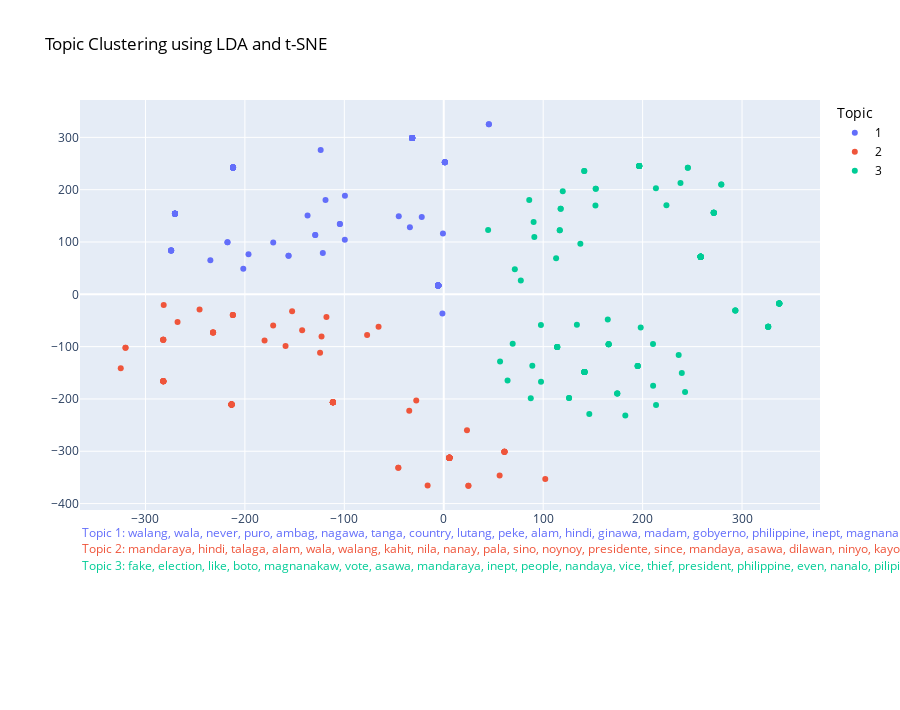

Source (notebook cell):
### Code cell
# Plot tweets as colored points
df_topics_cluster.sort_values(
    "Cluster", key=lambda x: pd.to_numeric(x, errors="coerce"), inplace=True
)

fig = px.scatter(
    df_topics_cluster,
    x="X",
    y="Y",
    color="Cluster",
    title="Topic Clustering using LDA and t-SNE",
    hover_name="Tweet",
    hover_data={
        "X": False,
        "Y": False,
        "Cluster": False,
        "Tweet": False,
        "Breakdown": True,
    },
)

for i, keyword in enumerate(df_topics["Keywords"]):
    fig.add_annotation(
        x=0,
        y=-0.2 * (i / 5) - 0.08,
        text="Topic %d: %s" % (i + 1, keyword.replace(" ", ", ")),
        showarrow=False,
        xref="paper",
        yref="paper",
        align="left",
        font=dict(color=fig.data[i].marker["color"]),
    )

fig.update_layout(
    height=710,
    xaxis_title="",
    yaxis_title="",
    margin=dict(b=200),
    paper_bgcolor="white",
    title=dict(font=dict(color="black")),
    legend=dict(title="Topic", font=dict(color="black")),
)
fig.show()

### Figure 1 — Plotly figure (JSON) as saved in the notebook; plotly's stock layout.template omitted (floating-point values rounded to 4 significant figures; data arrays with more than 128 entries replaced by an {"elided": "..."} marker saying what was removed)
{"data": [{"customdata": {"elided": "116x3 str values"}, "hovertemplate": "<b>%{hovertext}</b><br><br>Breakdown=%{customdata[2]}<extra></extra>", "hovertext": ["really concern country philippines", "", "fy pcs machine garbage politician puppet<br>panot aquino oligarchs", "atty kumusta impeachment case", "wakas makakasohan pekeng vp garbage<br>politician", "smartmatic bad reputation countries<br>infact banned us countries ayan meron<br>tayong u c", "", "fake vp cheater betrayed country<br>political ambition youll never become<br>president", "hindi kelangan sambayanang pilipino kang<br>mandaraya eleksyon peke magresign", "walang ambag maritime industry years vp<br>never siyang ginawa industriya tama man<br>sure akong utak tama", "tanga bobo mama niu mandaraya way back<br>election bulag bulagan katotohanan alam<br>niu ung totoo", "wala kasing ibang topic alam walang alam<br>phil law economics local governance<br>sayang hype description ambag drug war<br>pandemic response wala subject harvard<br>best photo ops", "sanay ghurl taong nagtatrabaho walang<br>bitbit camera media taong epal ksp<br>nasanay lugaw mamimigay spaghetti<br>matching lights camera action<br>hahahaduken", "alam bang wala akong pake aquino sino<br>pang politiko pare parehas silang<br>politiko kurakot tulad duterte pasensiya<br>hindi katulad sumasamba politiko", "walang kwenta bobo anong sibasabi walang<br>bahid kurakot mama laki kinulimbat pera<br>nag hire private lawyer kuno baka<br>kunwari makakuha pera sino ngayon<br>kawatan pera bayan best", "father tanga oy ayaw namin st kiko kase<br>ayaw namin manloloko bobo tanga kurakot<br>walang kakayahan higit lahat terorista<br>ganto masaya today subo burat angat<br>buhay", "putang ina bukod napakabobo<br>napakasinungaling magnanakaw druglord<br>protector npa terorista suporter makita<br>kita personal sabunutan talaga kita<br>demonyo pagmuugali kase putang ina kang", "", "remembering chaos huh impurity called<br>cheating", "masasaktan totoo namang nandaya wala man<br>nagawa puro panira gobyerno prrd", "gagamitin eleksyon nalololoko ginamit<br>dayaan tas gagamitin uli", "itong bobang nagnakaw votes corrupt", "daya kapal muka pandaraya mananalo http", "newly selected vp rep philippines shame", "peke", "goodbye lugaw mandaraya elections", "sino mandaraya diba garapalan lantaran<br>pandaray tangang lutang", "mandaraya nahuli nandaya election<br>inilabas video walang nakakilala nun<br>kapal pagmumukha ninyo hipocrita corrupt", "", "p aasahan peke boto ninakaw kaban bayan", "totoong nanalo madam dapat wala syang<br>takot ipaulit pagbilang padin nanalo<br>abay kahiyahiya ayaw madam malalaman<br>tayong bago", "accused bbm pulling publicity stunts lol<br>used accusing others crimes committed", "madam well oiled pcos machine choice<br>napansin mukhang hindi alam meaning", "favoring", "hypocrite soliciting help st scho nuns<br>issue kang hudas iskaryote god knows<br>hudas cheating", "sinong ginagago atty makalintal beauty<br>automated election system ginamit hocus<br>pcos tanga makalinta isauli license gaya<br>kliyente", "", "", "manual recount karon vp basa ubang<br>ballots fishy kaayo nilabay naa ballot<br>boxes daun basa karon wala lugar nauga<br>laaams naah", "", "daya madam rt source ballots<br>municipality baao camarines sur<br>discovered", "kapal pagmumukha", "todo kng nakaw donations sabay pasok<br>sariling account pro suportado p", "", "", "", "pla tnutukoy pnapatamaan oraaayytt", "", "nagmamagaling hahahahah", "ulol kau hindi masagot tama tanong dun", "utak", "uy pambayad blogger panget troll", "kapag nakakakita pink nakikita hanggat<br>natatapos eleksiyon never wear pink", "", "degree tanga salita gawa paanu earn<br>degree lutang lutang katangahan<br>nakinabang yolanda funds magnanakaw", "", "nag uumpisa", "jesse extremely dangerous vp involvement<br>drugs smuggling jueteng murders", "jesse died carrying drug money lp<br>cleaned mess staged saint favoring<br>future use html", "dumb inendorso magnanakaw traidor pare<br>parehas dumb kase magnanakaw sinungaling<br>traidor druglord protector npa terorista<br>suporter", "intelligent much qualified congressman<br>good role model youth unlike kabit home<br>wreaker", "sabi fake vp kanyang video namatay asawa<br>hindi wala akong boyfriend wala akong<br>boyfriend", "uh oh proud dh marangal trabaho wala<br>akong inaapakang tao nagnanakaw<br>nakakatulong bansa nakakatulong anyway<br>back fake vp puro pakitang tao<br>magnanakaw boto kapal mukha", "bobita tapos pinklawans claim<br>napakatalino nila yuck malaking<br>yuucccckkk inept lutang palagi maawa<br>pinas", "inept doctors choose inept moronic", "inconsequential inept idiotic politician<br>philippines complains getting called<br>moronic ideas madame nakakapikon<br>kabobohan ninyo pinangangalandakan ninyo<br>msm", "say crazy inept leaders must mean fvp<br>hypocrite partymates", "pala nag tatago ibang bansa boyfriend<br>founder npa joma sison", "butch brother jessie drug lord wanted<br>pdea one narcos drugs watchlists fake vp<br>really drug lord protector", "obviously illicit love affair married<br>man congressman bolet want confirm deny", "nostradamus prediction president duterte<br>weprotectprrd matter", "tukoy bongbong marcos lugar naganap<br>pandaraya ro", "", "", "", "", "salot k lipunan", "", "", "bbm dati hindi siya jsojo bbm solid", "", "", "", "", "c okay sinayang incompetent inept good<br>riddance", "really meant never prez philippines<br>takes reality say god saved lie actually<br>philippines god saved inept incompetent<br>individual good riddance", "engot buhay nalang ngayon flops lutang<br>walang supporta oligarchs sinong<br>susupporta isang kagaya puro paninira<br>sariling bansa ambag pinag gagawa ngayon<br>pagkakalat us akala naka points pinoys", "ayan nasimulan aminin nalang kakampwets<br>inflation rereklamo walang ambag<br>solusyon walang nagawa magawa utak utak<br>saan meron walaaaa", "bwahaha hahahaha parallel universe<br>gobyerno never heard realidad kumbaga<br>walang epek peke wala ngang ambag trust<br>approval rating bagsak natural filipino<br>citizen k magbigay award hindi iilan", "meme totoo walang ambag bansa batin puro<br>bash nagagawa nyan presindenti natin<br>pres digs dapat pasasalamatan natin todo", "anong nagawa fake vp<br>hahahahahahahahabahaha walang ambag tpos<br>vp naghahanap gobyerno dba saan pala nag<br>ttrabahong tanga", "tangina puro reklamo wala namang<br>naiambag lipunan dilawan salot lipunan<br>isama lugaw walang ambag pres matanda<br>ginawa lahat atin ambag magreklamo", "dinaya dapat marcos naging vp hindi<br>lugaw walang ambag", "sinasabi namin dina nakakatulong<br>nangugulo ipamukha gobyerno marunong<br>dapat unahin kasuhan", "qualify boba second backer magnanakaw<br>kupetero druglord protektor silay<br>kakutsaba npa dahilan ayaw mamamayan", "belat konti nlang naloloko mas kapani<br>paniwala magnanakaw amo nyong aquino", "madam puro publicity nanaman mahina<br>network makatulong kunti tapos nanaman<br>media original pink marcos lol nasaan<br>pangulo lol madam alam namin gawain", "matino mahusay lies walang alam traidor<br>bayan limos ibinibigay pilipino dakot<br>bigas patis lugaw sasa gustong<br>magbarilan pilipino nasaan husay<br>katinuan", "nasaan pondo bat pinatayo bugok corrupt<br>choose lutang pareho kayong bobo inutil<br>teh walang nagaw puro epal photo ops<br>nagawa", "ubos confidential funds padre inubos<br>inutil madumb kampanya", "medalya kabobohan kalutangan yang lutang<br>pati naging bugok kna inutil walang<br>nagawa bayan mabuti vp sara duterte days<br>office dami nyang nagawa", "another reason love prrd next president<br>lot tapos vote walang ibang ginawa kundi<br>siraan prrd last years common sense<br>diyan pinklawans judicious vote bbm sara<br>way go", "trabaho sara gaya kunyariam trabaho<br>tapos todo picture siguro sanay lol", "sus miyo day magtrabaho dami satsat anu", "okay ganyan talaga kurakot adik kampi<br>npa walang nagawa bansa bobo", "talaga kurakot vp totoo kaban bayan<br>ginamit nyu", "walang sikretong nabubunyag ung binabato<br>paratang years nakakalipas lahat junked<br>turn returning favor", "sampal pagmumukha tanga", "magresearch tabogo upang maging matalino", "hahahahahshshshs", "", "", "mukang pinaghuhugutan miss tukad ginawa<br>ina natulog gising", "careful words girl might shoot mom<br>directly ass one year ago votes stolen", "ulol talaga mananalo kapag mandaraya<br>ulit tulad nong gising namin vp", "hindi mahina kominikasyon walang<br>experience governance kaalyado legal<br>fronts komunista gustong ipatanggal<br>gustong itigil laban droga maraming<br>nakapalibot dilaw palaging kontra<br>gobyerno"], "legendgroup": "1", "marker": {"color": "#636efa", "symbol": "circle"}, "mode": "markers", "name": "1", "orientation": "v", "showlegend": true, "type": "scatter", "x": [-217.5, -5.549, -270.3, -274.2, -270.3, -212.0, -5.549, -212.0, -270.3, 1.124, -212.0, -31.79, -31.79, -31.79, -31.79, -99.4, -31.79, -5.549, -270.3, -212.0, -270.3, -45.25, -270.3, -234.7, -104.5, -121.6, -118.9, -212.0, -5.549, -22.12, -31.79, -212.0, -212.0, -99.5, -123.8, -31.79, -5.549, -1.337, -31.79, -5.549, -212.0, -156.1, -270.3, -5.549, -5.549, -5.549, -217.5, -5.549, -171.5, -274.2, -104.5, -274.2, -212.0, -5.549, -31.79, -5.549, -129.2, -212.0, -31.79, -31.79, -31.79, -0.8168, -31.79, -31.79, -274.2, -31.79, -270.3, -270.3, -31.79, -212.0, -270.3, -270.3, -5.549, -5.549, -5.549, -5.549, -156.1, -5.549, -5.549, -137.0, -5.549, -5.549, -5.549, -5.549, -270.3, -31.79, 45.38, 1.124, 45.38, -31.79, -201.6, 1.124, -34.04, -212.0, 1.124, -212.0, 1.124, -31.79, 1.124, -212.0, -31.79, -31.79, -212.0, -274.2, -212.0, -270.3, -31.79, -196.4, -270.3, -129.2, -5.549, -5.549, -270.3, -212.0, -270.3, -31.79], "xaxis": "x", "y": [99.3, 16.72, 153.8, 83.84, 153.8, 242.6, 16.72, 242.6, 153.8, 252.2, 242.6, 298.6, 298.6, 298.6, 298.6, 188.5, 298.6, 16.72, 153.8, 242.6, 153.8, 149.1, 153.8, 64.92, 134.3, 79.05, 180.2, 242.6, 16.72, 147.9, 298.6, 242.6, 242.6, 104.3, 275.8, 298.6, 16.72, -36.44, 298.6, 16.72, 242.6, 73.9, 153.8, 16.72, 16.72, 16.72, 99.3, 16.72, 99.1, 83.84, 134.3, 83.84, 242.6, 16.72, 298.6, 16.72, 113.2, 242.6, 298.6, 298.6, 298.6, 116.2, 298.6, 298.6, 83.84, 298.6, 153.8, 153.8, 298.6, 242.6, 153.8, 153.8, 16.72, 16.72, 16.72, 16.72, 73.9, 16.72, 16.72, 150.4, 16.72, 16.72, 16.72, 16.72, 153.8, 298.6, 325.1, 252.2, 325.1, 298.6, 48.77, 252.2, 128.2, 242.6, 252.2, 242.6, 252.2, 298.6, 252.2, 242.6, 298.6, 298.6, 242.6, 83.84, 242.6, 153.8, 298.6, 76.75, 153.8, 113.2, 16.72, 16.72, 153.8, 242.6, 153.8, 298.6], "yaxis": "y"}, {"customdata": {"elided": "100x3 str values"}, "hovertemplate": "<b>%{hovertext}</b><br><br>Breakdown=%{customdata[2]}<extra></extra>", "hovertext": ["hwag kalimutan namatay asawa pinatay<br>kanyang bayaw territoryo droga masyadong<br>greedy asawa naging presidente lalakas<br>power bayaw matutuloy magiging capital<br>shabu pilipinas", "luto balota naka ready mandaya retweet<br>maging aware lahat", "habang tulog pilipinas gising mandaraya<br>rather president like prrd kahit tulog<br>gumagalaw kanyang departamento hindi<br>kailangang gising presidente<br>makapagserbisyo gobyerno service", "pwede bang recount since nakita kayong<br>andy magkasama isang motel hotel yon<br>elctn", "pet kumusta usad kaso laban dayaan<br>nangyari eleksyon", "kelan iimbestigahan", "tong walang bahid pagsisisi walang<br>kahihiyan mandaraya", "baka mandaya team dilawan mahirap gaya<br>mandaraya pinoy hindi uupo wala pinoy<br>nakarma dilawan", "kampo ulit mandaraya katulad kc kulelat<br>frontrunner bang kailangan mandaya", "inggit walang ambag moro chaka", "talagang hindi mandaraya nong ms hindi<br>ulitin ngayong darating election", "hindi lng sabit kayong lahat mandaraya", "sige takot siya", "oh talaga kayong kakarampot kakampinks<br>nakakaramdam administrasyon sanay niyong<br>basura photo ops alam gawin difficult<br>times wala talagang nagagawa eeew", "tanga kahit ihampas yang degree bobo<br>parin isang truck tulong ilang pamilya<br>mabibigyan nun tapos sasabihin pwede<br>tigilan kabobohan sanay photo ops kahit<br>sapat tulong boba", "tingin kumikilos pbbm naive palibhasa<br>sanay ke puro imbes mangutya dyan<br>pagdasal natin bansa natin", "taena talaga hayup boba kabaro pala taga<br>coa noon nahuhuthutan bigyan mataas<br>taenang magnanakaw", "hoy nadadagdagan kapalpakan sayo taena", "natransfer personal bank account<br>donations bagyong odette", "basura yang ht", "nakakahiya kang fake vp wonder katiting<br>wala akong makitang maganda pagkatao<br>nakakahiya photoshoot alam puro ngawa<br>wala gawa", "hahahah maka tawa manko oy ambag sis<br>sige man siya mama walang gawa", "wala namang kwenta bang ambag nyan puro<br>contradictions ginagawa tas walang<br>kwentang comments situation", "e mandaraya election ultimo tuldok<br>binilang counted fake nanay sino justice<br>leonen apointed noynoy sino justice<br>caguioa apointed noynoy ayaw magnanakaw<br>gusto mandaraya", "huwag ibase respeto credentials tao<br>kahit sandamakmak award natanggap<br>sinungaling sinisiraan sariling bansa<br>pagkatalo election tandaan mananatili<br>kang talunan walang ambag lipunan", "nasa posisyon habang pandemya nagawan<br>paraan hindi sapat natatanggap<br>frontliners", "survive covid magaling gobyerno ngayon<br>pangulo baka palpak yolanda nagawan<br>paraan ooops", "matagal pala problema sabi hindi<br>tumulong nuong vp years", "talaga tamad talaga huy mas kilala bbm c<br>bbm hindi pinabayaan proyekto katulad<br>nagiging vp siya diba haba bakasyon<br>amerika pinabayaan proyekto", "tamad bbm batugan protect pbbm", "mas tamad c photo opps alam fyi kawatan", "hay tatamad tamad pala president", "psst yang script ipasa troll farm tugma<br>nginangawa nginangawa nila ulopong bobo<br>script hindi maayos ayos problema<br>barangay lahi", "sinungaling kapatid magnanakaw", "nakarma kakampinks", "half million iyaaaaaaaaaaaakkkkk", "kikilabutan talaga jan kasqma kaluliwang<br>boboto botahan", "hindi corrupt kailan naging daang<br>matuwid nick name babaeng hindi siya<br>corrupt kinailangan niyang mangampanya<br>loob botohan gamitin balota", "bobo spokesperson mana nanay lutang yong<br>brain nasa pwet inidoro", "wawa oh napakadesente nanay lugaw", "pala ung voters thief nakaboto via<br>glitch", "ilan patunay dayaang nangyari kada boto<br>mahalaga", "dilawan ung presidente vp dinwalang<br>nagawa tumambay hahhahha nanay pang<br>palengke", "agree kasali gobyernong binabatos<br>oopppsss pala talaga kasali gobyernong<br>hinalal taong bayan samrtautomatic nag<br>halal kanya", "oo pugar mahimbing masaya natulog panalo<br>bise sabay gising hrs puta nag iba peke<br>talaga", "saint kabit cya banal", "admits elago daughter w fling jover<br>daughter admits affair denies<br>presidential ambitions baraan bautista<br>hiding netherlands jim kaloi sonny<br>caught menage troie pldt", "pandaraya kampo eleksyon", "dear never forget hash code transmitting<br>clear violation law facebook php", "pinanigan supreme court year nalang<br>natitira election masisira integridad<br>malinaw dayaan election nila nadaya<br>digong landslide pagkapanalo alam noynoy<br>andy bautista yang ginawa nila", "succeeds comelec still doubtful hands<br>contract smartmatic still push plan b<br>deep dooh dooh", "vp bayan tulong", "infairness consistent lead bbm nahiya<br>kase comelec tssk", "throwback iboboto sinungaling nuna<br>nangyari daughter girl", "wala isyung malaki unused ballot<br>malaking isyu gamit balota ibig sabihin<br>nito isyu credibility pagiging bise<br>tangkang pandaraya oo sino maghusga", "mother talaga mahirap nasa ibang bansa<br>naloloko naghahasik lagim magawa pinas<br>buking eleksyon nagbigay fake info un", "think mama malinis everyone mandaraya<br>dont forget bbm voters lamang brownout<br>saka biglang lumamang", "pre shaded mandaraya talaga since<br>haaaysss", "ahwww inform mandaraya mama", "nakakahiya tong fake vp natin", "pandaraya gawain wag niyong ibahin<br>totoong mandaraya", "edwin dear incompetent strategically<br>inept qualities woman qualities person<br>magkaiba gma also woman competent<br>strategic", "hope realize inept", "eversince diba alam ramdam ayaw kanya<br>karamihan bobo boto tatak niyang kayang<br>iwasan", "ginamitan smartmatic sinira balotang<br>ebidensya pandaraya", "mandaraya never forget", "lol disgrasya pinas patunay mandaraya<br>sinungaling hahahaha", "abangan update zombie naka boto", "fuck ideas", "hindi umupo bbm siya walang humpay<br>tawaging", "mas mandaraya c", "laban kasinungalingan", "tama talagang maganda ala tiwal sayo tao<br>never namin pinagkatiwalaan", "agree noynoy appointed sereno cj<br>conching sandigan bayan bautista comelec<br>chairman manipulate everything including<br>cheating seat regain power absolve<br>corruption lawsuits looking ahead", "talaga", "anything duterte bec fil public embraced<br>warmly shown campaign trail instructed<br>smartmatic hocus pocus vp race", "alam drug lord pamilyang ask fled<br>country drug war hahahaha", "dds time make contributions country", "retweeted cranes kalokohan ipagpalagay<br>natin kampo nagprotesta tingin<br>idodownplay nila wet ballots lalo php", "april fools", "paano magawa trabaho ninanakaw pagka vp<br>tuloy", "resign", "worry hindi namin iboboto safe", "bwesit asawa npa taga supporta tulad<br>kiko habang ambush sundao puma palakpa<br>wala puso", "ndi kilala ndi kilala tao lumitaw n lng<br>namatay asawa ewan pinatay yatang sadya<br>plano naka todo ngiti burol asawa<br>pakanta kanta mging vp xa pangdaraya<br>nila andy sino kumpara", "therefore conclude pwedeng maging<br>presidente bise pinatay asawa", "oo manaig katotohanan nagpundo drug<br>cartel bayaw pinatay asawa jessie drug<br>generals kalaban manaig sabi manaig<br>katutuhan huwag utoutoin alam namin<br>katuthanan", "sino paco ojeda pinatay ninyo nadiskurbe<br>anomalya kapanahon asawa", "lol nasanay mapagpanggap dilawan busit<br>kala aatras bagyo papresscon bbm sanay<br>photo op queen kasagasagan bagyo<br>hometown nasa new york nagshoshopping<br>mahagilap uwi nagyoga", "bayot k lakas pumukol pmutak wlang<br>evidence nanay mandaraya plng gawain n", "oo mananalo mandaraya ulit kasabwst<br>smartmatic comelec tulad", "anong cheapan dirty tactics wg ipasa<br>samin maryosep hahahaha yang hail full<br>disgrace ninyo mandaraya since tanda<br>angat kpa", "complete opposite talaga incomparable<br>achievements pangulo kesa vp trust<br>ratings shown e vp yata trust rating<br>youtube channel cannot even draw<br>thousand views nasaan bomoto kanya nuong", "nman common sense pinagsasabi sure ung<br>mama walang bahid kasinungalingan<br>corruption ethical politics nia araw<br>araw k b nia nakakasama pra masigurado<br>kng nman pala masigurado ur shit", "well edited pics nagawa walang kakwenta<br>pababanguhin media alagad gagawan nila<br>istorya sabay mumurahin pangulo sino<br>bitter", "tahimik magpapakita feel niyang masiraan<br>pangulo", "punyeta lugaw lutang puppet boba<br>mandaraya noon ginamit panot aquino<br>drilon hindi maka upo bbm ngayon wala<br>kayong power kahit dayain ninyo bbm<br>hindi ninyo agaw ulit panalo", "talunan nanga nagiging bobo kapa kapa<br>kame masaya resulta mandaya baka mas<br>mataas million vote bbm mandaraya since", "comparison kapang nalalaman dapat<br>ipaglaban mandaraya dikit nmn laban<br>nagtimpla kape lumamang muslim remote<br>area hahah lams eto malaki agwat<br>landslide milyon kayang dayain hahha<br>gudluk ngo pang nalalaman npa kamo", "wala alam foreign policy alam presidente<br>author foreign policy"], "legendgroup": "2", "marker": {"color": "#EF553B", "symbol": "circle"}, "mode": "markers", "name": "2", "orientation": "v", "showlegend": true, "type": "scatter", "x": [-281.7, -111.5, -124.4, 5.648, -213.4, -232.0, -213.4, -16.2, -111.5, -282.0, -213.4, -282.0, -282.1, 5.648, 5.648, 5.648, -27.64, -282.0, -213.4, -212.1, 5.648, -111.5, -111.5, 5.648, 61.05, -111.5, -111.5, -213.4, 23.36, -282.0, -282.0, -159.1, 56.21, -245.6, -232.0, -282.1, -213.4, -45.68, -111.5, -324.9, -282.0, -213.4, -111.5, 5.648, -118.0, -282.1, 5.648, -267.7, -111.5, -152.5, 61.05, -212.1, -213.4, -213.4, 5.648, 5.648, 5.648, -282.0, -320.0, -282.1, -213.4, -45.68, -180.2, -34.71, -213.4, -65.55, -213.4, -213.4, -232.0, -213.4, -122.9, -212.1, -77.09, 5.648, -142.4, 61.05, -213.4, -320.0, 5.648, -232.0, -213.4, -171.6, -282.0, 5.648, 5.648, -213.4, 5.648, -111.5, 5.648, -111.5, -213.4, 5.648, 61.05, 5.648, 61.05, -213.4, 24.79, 24.79, 102.1, -111.5], "xaxis": "x", "y": [-20.41, -206.3, -111.8, -312.2, -210.4, -72.83, -210.4, -365.5, -206.3, -166.2, -210.4, -166.2, -86.98, -312.2, -312.2, -312.2, -203.1, -166.2, -210.4, -39.33, -312.2, -206.3, -206.3, -312.2, -301.0, -206.3, -206.3, -210.4, -259.9, -166.2, -166.2, -98.74, -346.4, -29.24, -72.83, -86.98, -210.4, -331.7, -206.3, -141.1, -166.2, -210.4, -206.3, -312.2, -43.21, -86.98, -312.2, -53.12, -206.3, -32.57, -301.0, -39.33, -210.4, -210.4, -312.2, -312.2, -312.2, -166.2, -102.0, -86.98, -210.4, -331.7, -88.27, -222.4, -210.4, -61.9, -210.4, -210.4, -72.83, -210.4, -80.58, -39.33, -77.99, -312.2, -68.52, -301.0, -210.4, -102.0, -312.2, -72.83, -210.4, -59.59, -166.2, -312.2, -312.2, -210.4, -312.2, -206.3, -312.2, -206.3, -210.4, -312.2, -301.0, -312.2, -301.0, -210.4, -365.9, -365.9, -353.0, -206.3], "yaxis": "y"}, {"customdata": {"elided": "121x3 str values"}, "hovertemplate": "<b>%{hovertext}</b><br><br>Breakdown=%{customdata[2]}<extra></extra>", "hovertext": ["sana maamin nio sarili nio nanalo c bbm<br>election mandaraya tlg hnde nio aaminin<br>nandaya aaminin nio marami bumoto<br>lumipat marcos", "remembered mandaraya fake vp people<br>spoken overwhelmingly almost double<br>votes congrats bbm", "vovo matagal walang galaw unilever<br>ngayon ganyan kalaki nakikita nila<br>potential administrasyong marcos panahon<br>pnoy wala tatak palpak dilaw magkano<br>ambag ekonomiya tae tae", "mandadaya dinaya election nanalo hindi<br>narin aq magtataka manalo ulit mandaraya<br>hahahahahahhaha mauulit lng panahon cory<br>nanalo", "true puppet lp win pcs machine<br>manipulated panot aquino", "sir please interview ph cheat maam", "tanong relatives naga nag dodroga tanong<br>pinatay kanyang asawa drug protector<br>wahahhah", "patay diyan lenie principles values lp<br>kakapitan pinoys mauulit n<br>kawalanghiyaan n pinaggawa boto", "confirmed dinaya bbm election", "magnanakaw", "kesa magnanakaw boto laki lamang ibig<br>sabihin nanakaw", "boto", "sana vp unang aatupagin sino nagpa<br>papatay asawa", "pormal inanunsyo vice president<br>inakusahan pandaraya eleksyon<br>kinakaharap kaso pet kaugnay eleksyon<br>dating asawa pinatay ala aksidente<br>eroplano jesse nagsabi", "oi haha sirang sira sakin simula namatay<br>asawa nyan lagi kong naririnig tatay<br>wala syang pinagka iba cory pinatay<br>asawa makilala haha lalo aquino<br>trililing iba pang kilalang tao", "admit tha bobang fvp nandaya magnanakaw<br>boto hirap talaga tangapin katituhanan", "magnanakaw benefitted yolanda fund last<br>equally magnanakaw magnanakaw boto<br>despite degrees tanga bet even answer<br>prof clarita first question", "yeah number one sinungaling magnanakaw<br>boto sure net approval low survey san<br>galing boto last election yolanda funds<br>oops nakinabang pagnanakaw magnanakaw<br>right", "hihintayin namin madaling araw bilangn<br>boto daming kaso malaya marcoses common<br>sense left room", "kamusta dilawan mayatanda katulad tatay<br>henerasyong ngayon walang alam hidni<br>nakikita pinapakita social media<br>sakanila aral aral libro ineng toy", "billion galing nakaw sabi marcos<br>magnanakaw mas masahol buwan", "boto", "sino magnanakaw gahaman pwesto pati boto<br>tao", "thank sharing news thank letting us know<br>confident win recount already tampered<br>everything hayup hayup", "nandaya smartmatic ngayon wet wet balota<br>haysss buti nakakatulog", "hands pointed cheated election", "ganda pic hubby think campaigning time<br>tanong madam kamusta kaso pagkamatay<br>asawa alledged mr bolet life", "ata nag diba bayaw nun drug lord naga", "evidently denying bcoz know impact<br>denial joma withdrew statement known<br>drug lord naga maybe investigate death<br>lol autopsy even made typical pinoy<br>teleserye outcome", "panu iboboto taong galit galit kagaya vp<br>vp galit pinatay unang asawa npa alam b<br>nila", "galit c vp r unang asawa npa pintay", "read news inquirer drug suspects<br>arrested yesterday caught naga city<br>duterte right naga hotbed shabu made<br>happened butch make philippines hotbed<br>twimg twimg", "itapon mandaraya election ninakaw boto", "lp mandaraya election imagine franklin<br>drillon votes joel villanueva kiko de<br>lima patunay malawakan pandaraya lp last<br>election walang gusto nanalo paano hindi<br>kilala pilipinas", "meron multo bumoto sobra talaga<br>pagkakasemento mukha aling", "nalulungkot nababahala nangangamba<br>napakalaking bilang naniniwala hindi<br>vice president aling", "signing kidding slitting throat chos", "big contrast indeed prrd working hardto<br>improve life vp photo op improve image<br>tainted cheatingin election", "even know federalism deserve true vp<br>plus cheater", "believed cheated pbbm elections<br>insinuated harvard lecture file election<br>protest pet like pbbm isip dinaya<br>nangdaya nun", "correct shud genuine vp office means<br>chouse", "people philippines speaks louis vuitton<br>fake", "let correct people vote picos worries<br>comes never first place", "hipocrita fake louis vuitton fake", "totoo talaga fake fake louis vuitton", "sinong maniniwalang bumoto mantakin<br>million lng lamang prrd kanya terms<br>numbers", "totoo unang asawa bago namatay nabasa<br>kumander npa kanyang unang nasirang<br>asawa", "unang fake vp kahit hindi apologists mas<br>pinili marcos mandaraya", "pelaez madumb fake vp mandaraya yikes", "sadly mas pinili supreme court<br>integridad election kesa katotohanan<br>nandaya election dyan lalabas<br>katotohanan nanalo noon daya matalo<br>makikilala mandaraya fake vp", "speaking mandaraya wayback throw<br>accusations towards bbm people narrow<br>minded voted one deserves throne", "ben kingsley hopelessly inept even aura<br>lacks luster", "truly intelligent suppose gather million<br>votes instead nation witnessed<br>incompetent low iq awful performance<br>sweet lips congee spaghetti solve issue<br>signs weakness inept public services", "supported candidacy thats daughters<br>fault knew start mother inept vp inept<br>political figure totally still decided<br>anyway vie presidency coud mistake", "even exist head president inept<br>hypocritical liar encourages cancel<br>culture spreads fake news knowingly<br>misinforms public disrespects church<br>among things dangerous dats por bidyo", "almost years vice president could enough<br>catapult front bid highest position land<br>nothing done right opposite everything<br>shows shallow inept incapable leader", "oh need know inept effective incumbent<br>know running party threatened extinct<br>teka eloquent talaga ngayon layo<br>impromptu interviews nagdududa talaga", "mandaraya hoy nong matanggap talo", "kaylan sarah kelan nasa serbisyo paka<br>selective memory kelangan mamatay asawa<br>bago gawin cory lol kumag mandaraya<br>tumakbo matalo nandaya mandurugas layo<br>lamang ngayon", "vp lamang galit ganti puso bbm kanino<br>lalaban bbm plataporma adbokasiya pra<br>ikakaunlad pilipinas namin nakakalimutan<br>dinaya elections ngayon hindi mangyayari", "boba mandaraya remember election", "katotohanan", "asking dumb expect answers came<br>obscurity unknown inexperienced beating<br>proven public servants like bbm know<br>anything governance says hindi yata<br>dapat faking", "uh trolls everything fake days fake news<br>fake supporters knows even", "respect true people pagtakpan bastusin<br>lokohin", "sobra sobra pandaraya ngayon katotohanan<br>pilipinas utak macalintal nito", "spread disimformation daugther aika sex<br>video accused pbbm height campaign<br>period else believe highest level manay<br>harder", "foul play pagkamatay jesse tinulugan<br>fake vp html", "campaign team trying market aika victim<br>sexual abuse victim someone sex video<br>nobody internet could find aika sex<br>video figment imagination exist", "keeps dilawans seeing weak leader stupid<br>inept puppet yet see clearly manny<br>practically", "seen clearly shows political puppet<br>liberal party failure congresswoman<br>totally inept vp logic worse junkie weed<br>yorme call fake leader fake colors<br>goodness", "inept candidates isko bobo hindi<br>nakapasa anong national exam noard bar<br>incompetent least pacquiao even college<br>degree omg anong mangyari pagsila ihalal", "inept incompetent knew nothing governing<br>complicated society like philippines<br>perfect puppet yellows thus pillaged<br>rest history clone", "ninakaw karamihan votes malinis sabi<br>shunga pinkliars", "kulelat ina nyong shunga nandaya nun<br>ngayon lalaban patas gusto dq leniloser<br>sure ctto", "correct dyan real vice president", "e announce bobang", "asan puro bias media goosebumps<br>mandaraya magnanakaw boto uulitin", "using magic like way made vp magic", "election votes amazing well known<br>candidate coming suffer ultimate ever<br>happen entire life", "panahon kukunin ninakaw simulan", "solid evidence prove dinaya wrong making<br>protest dapat expose pandaraya demonyong<br>dilaw mapa hiya peki nyong vp", "software company magically elected fake<br>vice president magical thing", "affair laila de dayan immoral rape<br>remark joke non existent", "ahemmm druglords caught september brgy<br>tabuco naga city hiding skirt feeling<br>drug czar bolet", "guys asawa pala taga cebu npa omg<br>someone tell image twimg", "inept fake vp philippines history", "prrd tinukoy bayaw drug lord naga city<br>smni news", "meron sex video anak sabi mismo napaka<br>gross ina magpakalat tsimis sinegundahan<br>paeng ipen", "ht bukas fake vp pilipinas", "teacher sino nandaya election mam", "grinch grinch grinch stole christmas<br>lugaw stole vice presidency seat", "paano bibigyan dignidad bumoto<br>smartmatic seating vp said dignify<br>people voted right vp owe citizens<br>philippines bbm look dark soul", "pgkatapos mismo election bbm pangalawang<br>pangulo", "dejavu philippine elections vp stopped<br>counting due computers go someone else<br>slim margin", "like boto", "intending natinnang", "karugtong", "mainit balita bong bong marcos hinamon<br>vp kanyang p", "lp tunay magnanakaw kaban taong bayan<br>leading panot aquino lp trolls huli", "totoo almost vice pres supporters lakas<br>loob nila marcoses click comment section<br>turned oops", "tingin hindi pagpapakita pagiging<br>desperado", "vp drug lord bayaw dba call resign call<br>jesse r dilg secretary brother drug lord<br>lamitan mayor drug lord tinangal siya<br>pwesto", "inang unfit public service nation<br>witnessed awful performance better get<br>experienced social worker knew role<br>services government people proven inept<br>incompetent place public services", "eto napanood", "gusto reference", "myghad talaga teh", "sayang pera madumb buti nun walang<br>budget lng office nakaka punta asulok<br>sulok ghost employees nanaman kurakot", "walang common sense aling ganun maski<br>siguro panis bigay donors e distribute<br>tutal bigay donors tiga distribute<br>masabing tumulong", "pareho ugali leah navarro kiko<br>pangilinan buong liberal party election<br>vote people associated group tunay<br>magnanakaw bayang pilipinas bistado", "bantayan magnanakaw", "kahihiyaan palamura nanay siya sumira<br>pilipino international coomunity nasaan<br>utak huwag baliktarin nanay maninira<br>atty gadon palamura minumura<br>karapatdapat murahin", "pinag uusapan kurakot magnanakaw<br>sinungaling", "dapat sino pagnanakaw boto sus", "china wellknown fake products<br>philippines fake vp", "start call end text", "like thief night natulog vp", "day robbed millions votes filipinos", "deceived people becoming vp like thief<br>night", "ate girl mas dictator papa commanding<br>ban jordanian journalist mas thief mama<br>magnanakaw boto like said like thief<br>night", "like thief night mom boba stole votes<br>filipinos mom became via pcos machine<br>promisedand planned shame dad even hero<br>boba mom made museum using gov funds"], "legendgroup": "3", "marker": {"color": "#00cc96", "symbol": "circle"}, "mode": "markers", "name": "3", "orientation": "v", "showlegend": true, "type": "scatter", "x": [141.5, 293.2, 89.08, 141.5, 258.4, 271.5, 293.2, 293.2, 196.6, 91.1, 258.4, 116.7, 258.4, 165.8, 133.9, 326.3, 239.4, 64.18, 213.5, 114.1, 258.4, 116.7, 258.4, 87.53, 137.4, 213.4, 182.6, 77.49, 97.73, 113.0, 238.1, 195.0, 279.1, 210.5, 258.4, 337.4, 258.4, 174.5, 258.4, 126.0, 258.4, 258.4, 258.4, 271.5, 271.5, 337.4, 337.4, 71.49, 271.5, 126.0, 141.5, 258.4, 69.34, 242.7, 210.6, 114.1, 97.82, 196.6, 141.5, 174.5, 196.6, 90.38, 174.5, 337.4, 258.4, 258.4, 198.1, 258.4, 236.3, 326.3, 195.0, 165.0, 195.0, 258.4, 337.4, 258.4, 141.3, 85.97, 258.4, 141.5, 271.5, 141.5, 337.4, 326.3, 56.63, 326.3, 196.6, 326.3, 195.0, 196.6, 196.6, 337.4, 141.5, 271.5, 337.4, 119.7, 141.3, 117.6, 258.4, 44.64, 165.8, 279.1, 165.8, 165.8, 117.6, 152.9, 152.6, 146.4, 114.1, 114.1, 152.9, 114.1, 224.0, 196.6, 258.4, 196.6, 245.5, 245.5, 258.4, 141.5, 141.5], "xaxis": "x", "y": [-148.5, -31.03, -136.5, -148.5, 71.68, 155.8, -31.03, -31.03, 245.1, 109.5, 71.68, 122.6, 71.68, -95.53, -58.17, -61.99, -150.4, -164.7, -211.4, -100.9, 71.68, 122.6, 71.68, -198.7, 96.79, 202.7, -231.7, 26.18, -58.56, 68.86, 212.6, -137.2, 210.0, -94.99, 71.68, -17.38, 71.68, -189.4, 71.68, -198.1, 71.68, 71.68, 71.68, 155.8, 155.8, -17.38, -17.38, 47.8, 155.8, -198.1, -148.5, 71.68, -94.68, -186.7, -174.6, -100.9, -167.3, 245.1, -148.5, -189.4, 245.1, 138.3, -189.4, -17.38, 71.68, 71.68, -63.6, 71.68, -115.9, -61.99, -137.2, -48.05, -137.2, 71.68, -17.38, 71.68, 235.6, 180.4, 71.68, -148.5, 155.8, -148.5, -17.38, -61.99, -128.4, -61.99, 245.1, -61.99, -137.2, 245.1, 245.1, -17.38, -148.5, 155.8, -17.38, 196.8, 235.6, 163.6, 71.68, 122.8, -95.53, 210.0, -95.53, -95.53, 163.6, 201.7, 169.8, -228.7, -100.9, -100.9, 201.7, -100.9, 170.1, 245.1, 71.68, 245.1, 242.1, 242.1, 71.68, -148.5, -148.5], "yaxis": "y"}], "layout": {"annotations": [{"align": "left", "font": {"color": "#636efa"}, "showarrow": false, "text": "Topic 1: walang, wala, never, puro, ambag, nagawa, tanga, country, lutang, peke, alam, hindi, ginawa, madam, gobyerno, philippine, inept, magnanakaw, year, totoo", "x": 0, "xref": "paper", "y": -0.08, "yref": "paper"}, {"align": "left", "font": {"color": "#EF553B"}, "showarrow": false, "text": "Topic 2: mandaraya, hindi, talaga, alam, wala, walang, kahit, nila, nanay, pala, sino, noynoy, presidente, since, mandaya, asawa, dilawan, ninyo, kayong, yang", "x": 0, "xref": "paper", "y": -0.12, "yref": "paper"}, {"align": "left", "font": {"color": "#00cc96"}, "showarrow": false, "text": "Topic 3: fake, election, like, boto, magnanakaw, vote, asawa, mandaraya, inept, people, nandaya, vice, thief, president, philippine, even, nanalo, pilipinas, ngayon, night", "x": 0, "xref": "paper", "y": -0.16, "yref": "paper"}], "height": 710, "legend": {"font": {"color": "black"}, "title": {"text": "Topic"}, "tracegroupgap": 0}, "margin": {"b": 200}, "paper_bgcolor": "white", "title": {"font": {"color": "black"}, "text": "Topic Clustering using LDA and t-SNE"}, "xaxis": {"anchor": "y", "domain": [0, 1], "title": {"text": ""}}, "yaxis": {"anchor": "x", "domain": [0, 1], "title": {"text": ""}}}}
